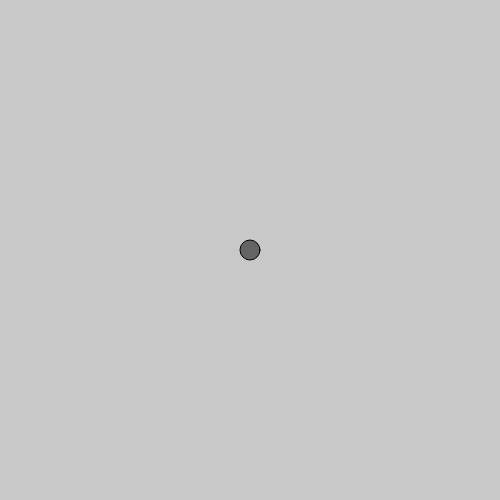
Frame 1 (no input)
Frame 60 (no input): identical to frame 1, image omitted
Frame 120 (the mouse pressed at the canvas centre since frame 60): identical to frame 1, image omitted

The p5.js sketch that drew this single still picture (run headless with seeded random() and noise() and a simulated clock; from frame 60 on, the mouse is pressed at the canvas centre):

// p5.js sketch
// ── sketch.js
var circleX;

function setup() {
  createCanvas(500, 500);
  circleX = 250;
}

function draw() {
  background(200);

  fill(100);
  ellipse(circleX, 250, 20, 20);
}
